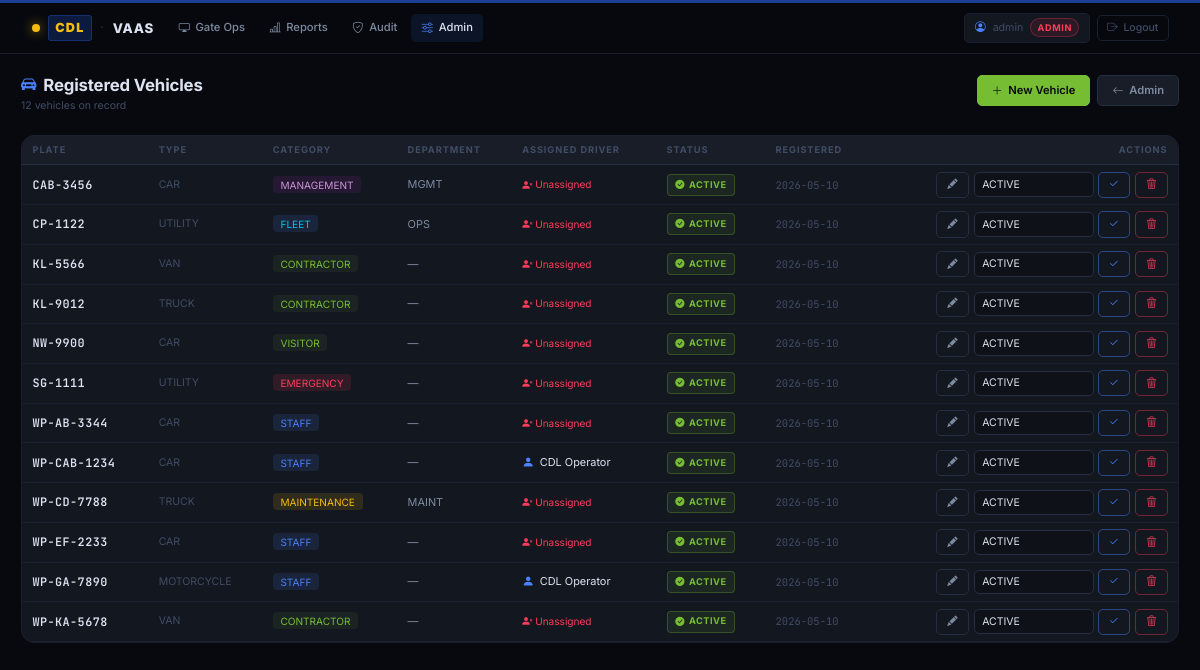
Page /admin/vehicles (signed in) on the committed database.
### tables this page shows
CREATE TABLE registered_vehicles (
    plate_number        TEXT PRIMARY KEY,
    vehicle_category    TEXT NOT NULL DEFAULT 'CONTRACTOR'
                        CHECK(vehicle_category IN
                              ('STAFF','CONTRACTOR','MANAGEMENT','FLEET',
                               'VISITOR','EMERGENCY','MAINTENANCE')),
    vehicle_type        TEXT NOT NULL DEFAULT 'CAR'
                        CHECK(vehicle_type IN
                              ('CAR','VAN','TRUCK','MOTORCYCLE','UTILITY')),
    contractor_name     TEXT,
    department          TEXT,
    company_id          TEXT REFERENCES subcontractor_companies(company_id),
    registration_status TEXT NOT NULL DEFAULT 'ACTIVE'
                        CHECK(registration_status IN
                              ('ACTIVE','SUSPENDED','EXPIRED')),
    created_at          TEXT NOT NULL DEFAULT (strftime('%Y-%m-%dT%H:%M:%SZ','now')),
    notes               TEXT
);

CREATE TABLE vehicle_assignments (
    id            INTEGER PRIMARY KEY AUTOINCREMENT,
    user_id       INTEGER NOT NULL REFERENCES users(id) ON DELETE CASCADE,
    plate_number  TEXT    NOT NULL REFERENCES registered_vehicles(plate_number) ON DELETE CASCADE,
    is_active     INTEGER NOT NULL DEFAULT 1,
    assigned_at   TEXT    NOT NULL DEFAULT (strftime('%Y-%m-%dT%H:%M:%SZ','now')),
    removed_at    TEXT
);

### webapp/routes/admin.py (the view)
@admin_bp.route("/vehicles")
@requires_role("ADMIN")
def vehicles():
    db   = g.db
    rows = db.execute("""
        SELECT rv.*,
               va.user_id            AS assigned_user_id,
               u.username            AS assigned_username,
               COALESCE(u.full_name, u.username) AS assigned_driver_name
        FROM registered_vehicles rv
        LEFT JOIN vehicle_assignments va
             ON rv.plate_number = va.plate_number AND va.is_active = 1
        LEFT JOIN users u ON va.user_id = u.id
        ORDER BY rv.plate_number
    """).fetchall()
    return render_template("admin/vehicles.html", rows=rows)

### webapp/auth.py (called while the page is built)
def requires_role(*allowed: str):
    def decorator(fn):
        @wraps(fn)
        def wrapper(*args, **kwargs):
            if "user_id" not in session:
                return redirect(url_for("auth.login", next=request.path))
            user_role = session.get("role", "")
            user_rank = ROLE_RANK.get(user_role, 0)
            min_rank = min(ROLE_RANK[r] for r in allowed)
            if user_rank < min_rank:
                return ("Forbidden — role required: " + " or ".join(allowed)), 403
            return fn(*args, **kwargs)
        return wrapper
    return decorator

### webapp/templates/admin/vehicles.html (shortened to what this page needs)
{% extends "base.html" %}
{% block content %}
<div class="page-header">
  <div class="page-header-left">
    <h1 class="page-title"><i class="bi bi-car-front-fill"></i> Registered Vehicles</h1>
    <p class="page-subtitle">{{ rows|length }} vehicle{{ 's' if rows|length != 1 }} on record</p>
  </div>
  <div class="page-actions">
    <a class="btn btn-success" href="{{ url_for('admin.new_vehicle') }}">
      <i class="bi bi-plus-lg"></i> New Vehicle
    </a>
    <a class="btn btn-secondary" href="{{ url_for('admin.home') }}">
      <i class="bi bi-arrow-left"></i> Admin
    </a>
  </div>
</div>
<div class="panel" style="overflow:hidden">
  <div style="overflow-x:auto">
    <table class="vaas-table">
      <thead>
        <tr>
          <th>Plate</th>
          <th>Type</th>
          <th>Category</th>
          <th>Department</th>
          <th>Assigned Driver</th>
          <th>Status</th>
          <th>Registered</th>
          <th style="text-align:right">Actions</th>
        </tr>
      </thead>
      <tbody>
      {% for r in rows %}
        <tr>
          <td class="plate-cell">{{ r.plate_number }}</td>
          <td style="color:var(--text-muted);font-size:.75rem">
            {{ r.vehicle_type or 'CAR' }}
          </td>
          <td>
            <span style="font-size:.72rem;padding:.18rem .55rem;border-radius:4px;
              background:{% if r.vehicle_category=='STAFF' %}rgba(74,130,255,.12)
              {% elif r.vehicle_category=='MANAGEMENT' %}rgba(156,39,176,.12)
              {% elif r.vehicle_category=='EMERGENCY' %}rgba(255,61,90,.12)
              {% elif r.vehicle_category=='FLEET' %}rgba(74,130,255,.12)
              {% elif r.vehicle_category=='MAINTENANCE' %}rgba(244,189,15,.12)
              {% else %}rgba(118,189,51,.08){% endif %};
              color:{% if r.vehicle_category=='STAFF' %}var(--blue)
              {% elif r.vehicle_category=='MANAGEMENT' %}#ce93d8
              {% elif r.vehicle_category=='EMERGENCY' %}var(--red)
              {% elif r.vehicle_category=='FLEET' %}var(--cyan)
              {% elif r.vehicle_category=='MAINTENANCE' %}var(--amber)
              {% else %}var(--green){% endif %}">
              {{ r.vehicle_category }}
            </span>
          </td>
          <td style="color:var(--text-secondary);font-size:.78rem">
            {{ r.department or '—' }}
          </td>
          <td style="font-size:.78rem">
            {% if r.assigned_driver_name %}
              <div style="display:flex;align-items:center;gap:.4rem">
                <i class="bi bi-person-fill" style="color:var(--blue);font-size:.85rem"></i>
                <span style="color:var(--text-primary)">{{ r.assigned_driver_name }}</span>
              </div>
            {% else %}
              <span style="color:var(--red);font-size:.72rem">
                <i class="bi bi-person-x-fill"></i> Unassigned
              </span>
            {% endif %}
          </td>
          <td>
            {% if r.registration_status == 'ACTIVE' %}
              <span class="badge-status bs-ok">
                <i class="bi bi-check-circle-fill"></i> Active
              </span>
            {% elif r.registration_status == 'SUSPENDED' %}
              <span class="badge-status bs-late">
                <i class="bi bi-pause-circle-fill"></i> Suspended
              </span>
            {% else %}
              <span class="badge-status bs-rejected">
                <i class="bi bi-x-circle-fill"></i> {{ r.registration_status }}
              </span>
            {% endif %}
          </td>
          <td style="color:var(--text-muted);font-size:.75rem;font-family:var(--font-mono)">
            {{ r.created_at[:10] if r.created_at else '—' }}
          </td>
          <td style="text-align:right;white-space:nowrap">
            <div style="display:inline-flex;align-items:center;gap:.4rem">
              <a class="btn btn-sm btn-outline-secondary"
                 href="{{ url_for('admin.edit_vehicle', plate=r.plate_number) }}"
                 title="Edit vehicle">
                <i class="bi bi-pencil-fill"></i>
              </a>
              <form class="d-inline-flex align-items-center gap-1" method="post"
                    action="{{ url_for('admin.update_status', plate=r.plate_number) }}">
                <select name="status"
                        class="form-select form-select-sm"
                        style="width:120px;font-size:.75rem;padding:.25rem .5rem">
                  <option {% if r.registration_status=='ACTIVE'    %}selected{% endif %}>ACTIVE</option>
                </select>
                <button class="btn btn-sm btn-outline-primary" title="Update status">
                  <i class="bi bi-check2"></i>
                </button>
              </form>
              <form class="d-inline" method="post"
                    action="{{ url_for('admin.delete_vehicle', plate=r.plate_number) }}"
                    onsubmit="return confirm('Permanently delete {{ r.plate_number }}?')">
                <button class="btn btn-sm btn-outline-danger" title="Delete vehicle">
                  <i class="bi bi-trash3"></i>
                </button>
              </form>
            </div>
          </td>
        </tr>
      {% endfor %}
      </tbody>
    </table>
  </div>
</div>
{% endblock %}

### rows in the picture
registered_vehicles: plate_number "CAB-3456", vehicle_type "CAR", vehicle_category "MANAGEMENT", department "MGMT", shows "Unassigned", shows "ACTIVE", created_at "2026-05-10", status "ACTIVE"
registered_vehicles: plate_number "CP-1122", vehicle_type "UTILITY", vehicle_category "FLEET", department "OPS", shows "Unassigned", shows "ACTIVE", created_at "2026-05-10", status "ACTIVE"
registered_vehicles: plate_number "KL-5566", vehicle_type "VAN", vehicle_category "CONTRACTOR", department "—", shows "Unassigned", shows "ACTIVE", created_at "2026-05-10", status "ACTIVE"
registered_vehicles: plate_number "KL-9012", vehicle_type "TRUCK", vehicle_category "CONTRACTOR", department "—", shows "Unassigned", shows "ACTIVE", created_at "2026-05-10", status "ACTIVE"
registered_vehicles: plate_number "NW-9900", vehicle_type "CAR", vehicle_category "VISITOR", department "—", shows "Unassigned", shows "ACTIVE", created_at "2026-05-10", status "ACTIVE"
registered_vehicles: plate_number "SG-1111", vehicle_type "UTILITY", vehicle_category "EMERGENCY", department "—", shows "Unassigned", shows "ACTIVE", created_at "2026-05-10", status "ACTIVE"
registered_vehicles: plate_number "WP-AB-3344", vehicle_type "CAR", vehicle_category "STAFF", department "—", shows "Unassigned", shows "ACTIVE", created_at "2026-05-10", status "ACTIVE"
vehicle_assignments: plate_number "WP-CAB-1234", vehicle_type "CAR", vehicle_category "STAFF", department "—", assigned_driver_name "CDL Operator", created_at "2026-05-10"
registered_vehicles: plate_number "WP-CD-7788", vehicle_type "TRUCK", vehicle_category "MAINTENANCE", department "MAINT", shows "Unassigned", shows "ACTIVE", created_at "2026-05-10", status "ACTIVE"
registered_vehicles: plate_number "WP-EF-2233", vehicle_type "CAR", vehicle_category "STAFF", department "—", shows "Unassigned", shows "ACTIVE", created_at "2026-05-10", status "ACTIVE"
vehicle_assignments: plate_number "WP-GA-7890", vehicle_type "MOTORCYCLE", vehicle_category "STAFF", department "—", assigned_driver_name "CDL Operator", created_at "2026-05-10"
registered_vehicles: plate_number "WP-KA-5678", vehicle_type "VAN", vehicle_category "CONTRACTOR", department "—", shows "Unassigned", shows "ACTIVE", created_at "2026-05-10", status "ACTIVE"

### other values in the picture
{{ session.username }} "admin"
{{ session.role }} "ADMIN"
{{ rows|length }} "12"
{{ 's' if rows|length != 1 }} "s"
